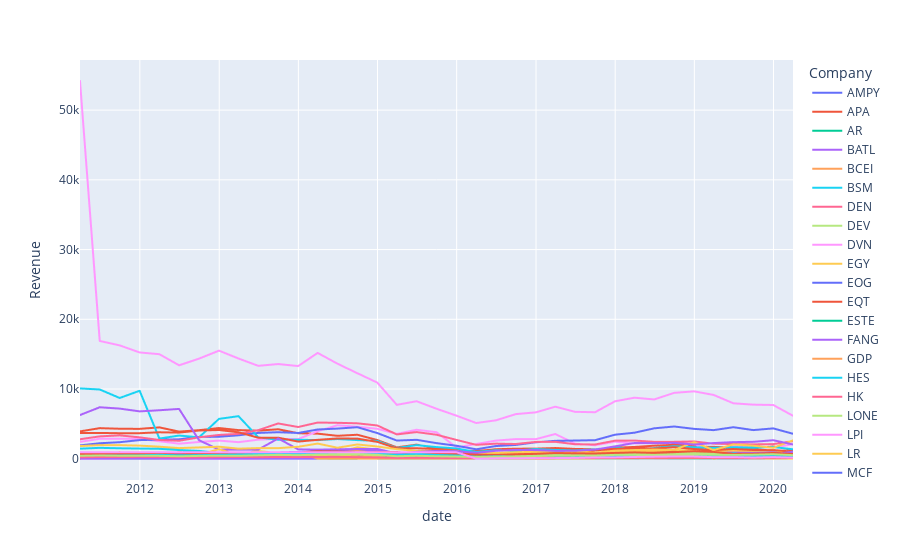

Notebook code for this chart:
### Markdown cell above
Но при этом видим и что стандарстное отклонение у неё тоже очень большое

### Code cell
import plotly.express as px
fig = px.line(df_train, x=df_train.index, y="Revenue",color= 'Company')
fig.show()
